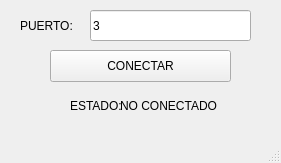
<?xml version="1.0" encoding="UTF-8"?>
<ui version="4.0">
 <class>MainWindow</class>
 <widget class="QMainWindow" name="MainWindow">
  <property name="geometry">
   <rect>
    <x>0</x>
    <y>0</y>
    <width>281</width>
    <height>163</height>
   </rect>
  </property>
  <property name="windowTitle">
   <string>MainWindow</string>
  </property>
  <widget class="QWidget" name="centralwidget">
   <widget class="QPushButton" name="btn_accion">
    <property name="geometry">
     <rect>
      <x>50</x>
      <y>50</y>
      <width>181</width>
      <height>32</height>
     </rect>
    </property>
    <property name="text">
     <string>CONECTAR</string>
    </property>
   </widget>
   <widget class="QLineEdit" name="txt_puerto">
    <property name="geometry">
     <rect>
      <x>90</x>
      <y>10</y>
      <width>161</width>
      <height>31</height>
     </rect>
    </property>
    <property name="text">
     <string>3</string>
    </property>
   </widget>
   <widget class="QLabel" name="label">
    <property name="geometry">
     <rect>
      <x>20</x>
      <y>10</y>
      <width>61</width>
      <height>31</height>
     </rect>
    </property>
    <property name="text">
     <string>PUERTO:</string>
    </property>
   </widget>
   <widget class="QLabel" name="label_2">
    <property name="geometry">
     <rect>
      <x>70</x>
      <y>90</y>
      <width>61</width>
      <height>31</height>
     </rect>
    </property>
    <property name="text">
     <string>ESTADO:</string>
    </property>
   </widget>
   <widget class="QLabel" name="txt_estado">
    <property name="geometry">
     <rect>
      <x>120</x>
      <y>90</y>
      <width>121</width>
      <height>31</height>
     </rect>
    </property>
    <property name="text">
     <string>NO CONECTADO</string>
    </property>
   </widget>
  </widget>
  <widget class="QMenuBar" name="menubar">
   <property name="geometry">
    <rect>
     <x>0</x>
     <y>0</y>
     <width>281</width>
     <height>26</height>
    </rect>
   </property>
  </widget>
  <widget class="QStatusBar" name="statusbar"/>
 </widget>
 <resources/>
 <connections/>
</ui>
